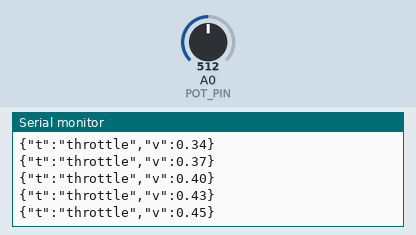
The sketch below on a simulated Arduino Nano, built with avr-gcc and run on an emulated ATmega328P. Parts: the last lines printed to the serial monitor. The test bench sets the inputs (shaded band); at power-on: A0 (POT_PIN) = 512.

Above: at 1.2 s.
1.3 s: A0 (POT_PIN) set to 716
At 2.51 s:
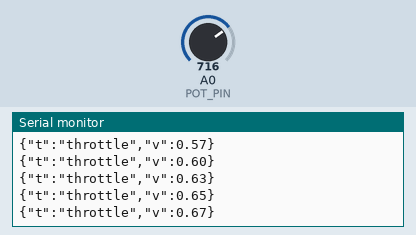
2.8 s: A0 (POT_PIN) set to 900
At 5.2 s:
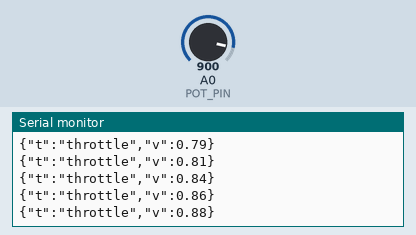
Timing chart, 0 to 6.7 s (numbered marks = the images above; inputs shaded):
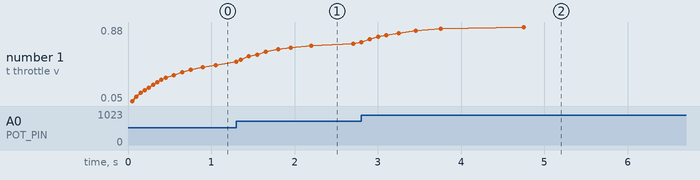

Measured:
- after the input at 1.3 s, the serial monitor: prints a new line after 0.05 s (image 1)
- after the input at 2.8 s, the serial monitor: prints a new line at once (image 2)
- plotted number 1: 0.45 → 0.69 after the input at 1.3 s, 0.69 → 0.88 after the input at 2.8 s

The sketch:

nano_throttle.ino
```cpp
/*
 * RhythmRide — Nano Throttle Pedal
 *
 * Wiring:
 *   Pot GND   → GND
 *   Pot wiper → A0
 *   Pot VCC   → 5V
 *   Nano TX   → 10kΩ → ESP32-S3 B GPIO17 (RX1)
 *              junction → 20kΩ → GND
 *
 * Sends: {"t":"throttle","v":0.65}\n  at 9600 baud
 */

#define POT_PIN     A0
#define MSG_TYPE    "throttle"
#define SEND_INTERVAL_MS  50
#define EMA_ALPHA   0.1f
#define SEND_DELTA  0.02f

static float smooth    = 0.0f;
static float lastSent  = -1.0f;
static unsigned long lastSend = 0;

void setup() {
    Serial.begin(9600);
}

void loop() {
    unsigned long now = millis();
    if ((now - lastSend) < SEND_INTERVAL_MS) return;
    lastSend = now;

    float raw  = analogRead(POT_PIN) / 1023.0f;
    smooth     = EMA_ALPHA * raw + (1.0f - EMA_ALPHA) * smooth;

    if (fabsf(smooth - lastSent) >= SEND_DELTA) {
        Serial.print("{\"t\":\"");
        Serial.print(MSG_TYPE);
        Serial.print("\",\"v\":");
        Serial.print(smooth, 2);
        Serial.println("}");
        lastSent = smooth;
    }
}
```
